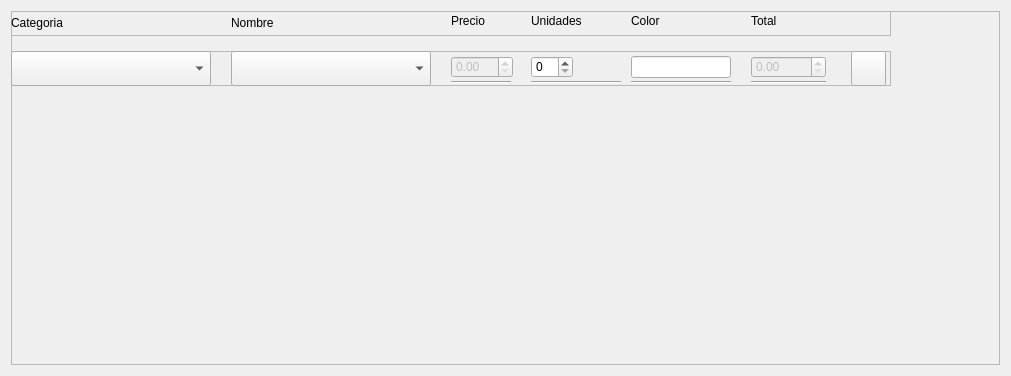
                      <widget class="QWidget" name="scrollAreaWidgetContents_2">
                       <property name="geometry">
                        <rect>
                         <x>0</x>
                         <y>0</y>
                         <width>1011</width>
                         <height>376</height>
                        </rect>
                       </property>
                       <layout class="QVBoxLayout" name="verticalLayout_7">
                        <item>
                         <widget class="QFrame" name="compras_scrolling">
                          <property name="minimumSize">
                           <size>
                            <width>0</width>
                            <height>250</height>
                           </size>
                          </property>
                          <property name="frameShape">
                           <enum>QFrame::StyledPanel</enum>
                          </property>
                          <property name="frameShadow">
                           <enum>QFrame::Raised</enum>
                          </property>
                          <widget class="QFrame" name="compra_header">
                           <property name="geometry">
                            <rect>
                             <x>0</x>
                             <y>0</y>
                             <width>880</width>
                             <height>25</height>
                            </rect>
                           </property>
                           <property name="styleSheet">
                            <string notr="true"/>
                           </property>
                           <property name="frameShape">
                            <enum>QFrame::StyledPanel</enum>
                           </property>
                           <property name="frameShadow">
                            <enum>QFrame::Raised</enum>
                           </property>
                           <widget class="QLabel" name="label_16">
                            <property name="geometry">
                             <rect>
                              <x>440</x>
                              <y>0</y>
                              <width>61</width>
                              <height>20</height>
                             </rect>
                            </property>
                            <property name="text">
                             <string>Precio</string>
                            </property>
                           </widget>
                           <widget class="QLabel" name="label_17">
                            <property name="geometry">
                             <rect>
                              <x>520</x>
                              <y>0</y>
                              <width>91</width>
                              <height>20</height>
                             </rect>
                            </property>
                            <property name="text">
                             <string>Unidades</string>
                            </property>
                           </widget>
                           <widget class="QLabel" name="label_18">
                            <property name="geometry">
                             <rect>
                              <x>620</x>
                              <y>0</y>
                              <width>100</width>
                              <height>20</height>
                             </rect>
                            </property>
                            <property name="text">
                             <string>Color</string>
                            </property>
                           </widget>
                           <widget class="QLabel" name="label_19">
                            <property name="geometry">
                             <rect>
                              <x>740</x>
                              <y>0</y>
                              <width>75</width>
                              <height>20</height>
                             </rect>
                            </property>
                            <property name="text">
                             <string>Total</string>
                            </property>
                           </widget>
                           <widget class="QLabel" name="label_22">
                            <property name="geometry">
                             <rect>
                              <x>0</x>
                              <y>0</y>
                              <width>201</width>
                              <height>24</height>
                             </rect>
                            </property>
                            <property name="text">
                             <string>Categoria</string>
                            </property>
                           </widget>
                           <widget class="QLabel" name="label_23">
                            <property name="geometry">
                             <rect>
                              <x>220</x>
                              <y>0</y>
                              <width>201</width>
                              <height>24</height>
                             </rect>
                            </property>
                            <property name="text">
                             <string>Nombre</string>
                            </property>
                           </widget>
                          </widget>
                          <widget class="QFrame" name="box_compra_1">
                           <property name="geometry">
                            <rect>
                             <x>0</x>
                             <y>40</y>
                             <width>880</width>
                             <height>35</height>
                            </rect>
                           </property>
                           <property name="styleSheet">
                            <string notr="true"/>
                           </property>
                           <property name="frameShape">
                            <enum>QFrame::StyledPanel</enum>
                           </property>
                           <property name="frameShadow">
                            <enum>QFrame::Raised</enum>
                           </property>
                           <widget class="QDoubleSpinBox" name="compra_precio_1">
                            <property name="enabled">
                             <bool>false</bool>
                            </property>
                            <property name="geometry">
                             <rect>
                              <x>440</x>
                              <y>5</y>
                              <width>62</width>
                              <height>22</height>
                             </rect>
                            </property>
                           </widget>
                           <widget class="QDoubleSpinBox" name="compra_total_1">
                            <property name="enabled">
                             <bool>false</bool>
                            </property>
                            <property name="geometry">
                             <rect>
                              <x>740</x>
                              <y>5</y>
                              <width>75</width>
                              <height>22</height>
                             </rect>
                            </property>
                           </widget>
                           <widget class="QSpinBox" name="compra_unidades_1">
                            <property name="geometry">
                             <rect>
                              <x>520</x>
                              <y>5</y>
                              <width>42</width>
                              <height>22</height>
                             </rect>
                            </property>
                           </widget>
                           <widget class="QPushButton" name="compra_remove_1">
                            <property name="geometry">
                             <rect>
                              <x>840</x>
                              <y>0</y>
                              <width>35</width>
                              <height>35</height>
                             </rect>
                            </property>
                            <property name="cursor">
                             <cursorShape>PointingHandCursor</cursorShape>
                            </property>
                            <property name="text">
                             <string/>
                            </property>
                           </widget>
                           <widget class="Line" name="line_35">
                            <property name="geometry">
                             <rect>
                              <x>740</x>
                              <y>30</y>
                              <width>75</width>
                              <height>2</height>
                             </rect>
                            </property>
                            <property name="orientation">
                             <enum>Qt::Horizontal</enum>
                            </property>
                           </widget>
                           <widget class="QComboBox" name="compra_categoria_producto_1">
                            <property name="geometry">
                             <rect>
                              <x>0</x>
                              <y>0</y>
                              <width>200</width>
                              <height>35</height>
                             </rect>
                            </property>
                            <property name="cursor">
                             <cursorShape>PointingHandCursor</cursorShape>
                            </property>
                           </widget>
                           <widget class="QComboBox" name="compra_nombre_producto_1">
                            <property name="geometry">
                             <rect>
                              <x>220</x>
                              <y>0</y>
                              <width>200</width>
                              <height>35</height>
                             </rect>
                            </property>
                            <property name="cursor">
                             <cursorShape>PointingHandCursor</cursorShape>
                            </property>
                           </widget>
                           <widget class="Line" name="line_36">
                            <property name="geometry">
                             <rect>
                              <x>520</x>
                              <y>30</y>
                              <width>90</width>
                              <height>2</height>
                             </rect>
                            </property>
                            <property name="orientation">
                             <enum>Qt::Horizontal</enum>
                            </property>
                           </widget>
                           <widget class="Line" name="line_37">
                            <property name="geometry">
                             <rect>
                              <x>440</x>
                              <y>30</y>
                              <width>60</width>
                              <height>2</height>
                             </rect>
                            </property>
                            <property name="orientation">
                             <enum>Qt::Horizontal</enum>
                            </property>
                           </widget>
                           <widget class="Line" name="line_38">
                            <property name="geometry">
                             <rect>
                              <x>620</x>
                              <y>30</y>
                              <width>100</width>
                              <height>2</height>
                             </rect>
                            </property>
                            <property name="orientation">
                             <enum>Qt::Horizontal</enum>
                            </property>
                           </widget>
                           <widget class="QLineEdit" name="compra_color_1">
                            <property name="geometry">
                             <rect>
                              <x>620</x>
                              <y>5</y>
                              <width>100</width>
                              <height>22</height>
                             </rect>
                            </property>
                            <property name="text">
                             <string/>
                            </property>
                           </widget>
                          </widget>
                         </widget>
                        </item>
                       </layout>
                      </widget>
